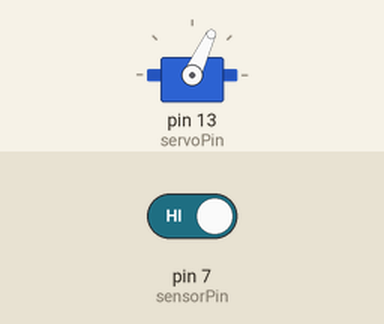
A sketch run on a simulated Arduino Uno, built with avr-gcc and run on an emulated ATmega328P. On the bench: servo. The test bench sets the inputs (shaded band); at power-on: pin 7 (sensorPin) HIGH.

Above: at 0.4 s.
At 1.0 s:
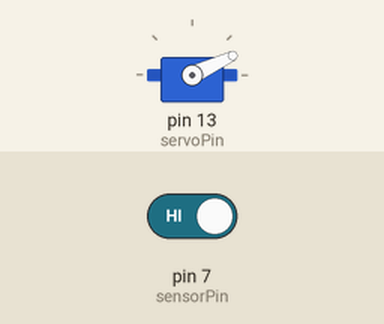
At 12.0 s:
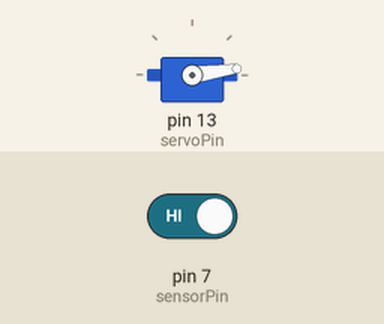
At 13.3 s:
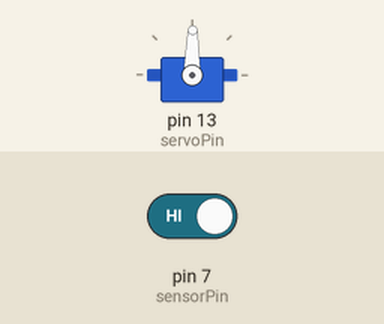
Timing chart, 0 to 14.8 s (numbered marks = the images above):
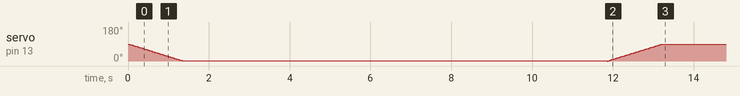

The sketch:

Delivery_Box_except_esp_mail_client.ino
```cpp
#include <Keypad.h>
#include <Servo.h>

#define ROW_NUM     4  // four rows
#define COLUMN_NUM  4  // four columns
int position = 0;

Servo servo1;
static const int servoPin = 13;
int sensorPin = 7;

char keys[ROW_NUM][COLUMN_NUM] = {
  {'1', '2', '3', 'A'},
  {'4', '5', '6', 'B'},
  {'7', '8', '9', 'C'},
  {'*', '0', '#', 'D'}
};

byte pin_rows[ROW_NUM] = {19, 18, 5, 17};    // GIOP19, GIOP18, GIOP5, GIOP17 connect to the row pins
byte pin_column[COLUMN_NUM] = {16, 4, 0, 2}; // GIOP16, GIOP4, GIOP0, GIOP2 connect to the column pins

Keypad keypad = Keypad( makeKeymap(keys), pin_rows, pin_column, ROW_NUM, COLUMN_NUM );

void setup()
{
  Serial.begin(115200);
  pinMode(sensorPin,INPUT);
  servo1.attach(servoPin);
  openbox();
}

void loop() {

  String password = "";
  int val = digitalRead(sensorPin);
  if (val==0)
  {openbox();
  }
  else if (val==1)
  delay(10000);
  {closebox();
  //password = String(random(1000,10000));
  password = "4321";
  }

  char key = keypad.waitForKey();

  if(password != ""){

    int pos = 0;
    int t = 0;
    if(key=='*' || key=='#'){
    pos = 0;
    closebox();
    }

    boolean p;
    while(p = true){
      int c;
      for(c=0;c<4;c++){

         int correctpw = 0;
         for(pos=0; pos<5; pos++){
           if (key==password[pos]){
           correctpw++;}
         }

         if(correctpw == 4){ //if password entered is correct
          openbox();
          p = false;
          break;}

         else{

           if(c==3){ //for every 3 attempts made, time gets delayed by 10 minutes
             t = t+600000;
             delay(t);
             p = false;
           }
           else{  //1st and 2nd attempt, gets delayed by 30 seconds
              delay(30000);
              c+=1;
           }
         }
      }
    }
  }
}

void closebox()
{
  int pos=0;
  for(pos = 0; pos < 90; pos += 1)  // goes from 0 degrees to 90 degrees
  {                                  // in steps of 1 degree
    servo1.write(pos);              // tell servo to go to position in variable 'pos'
    delay(15);                       // waits 15ms for the servo to reach the position
  }
  delay(500);
}

void openbox()
{
  int pos = 0;
  for(pos = 90; pos>=1; pos-=1)     // goes from 90 degrees to 0 degrees
  {
    servo1.write(pos);              // tell servo to go to position in variable 'pos'
    delay(15);                       // waits 15ms for the servo to reach the position
  }
    delay(500);
}
```
